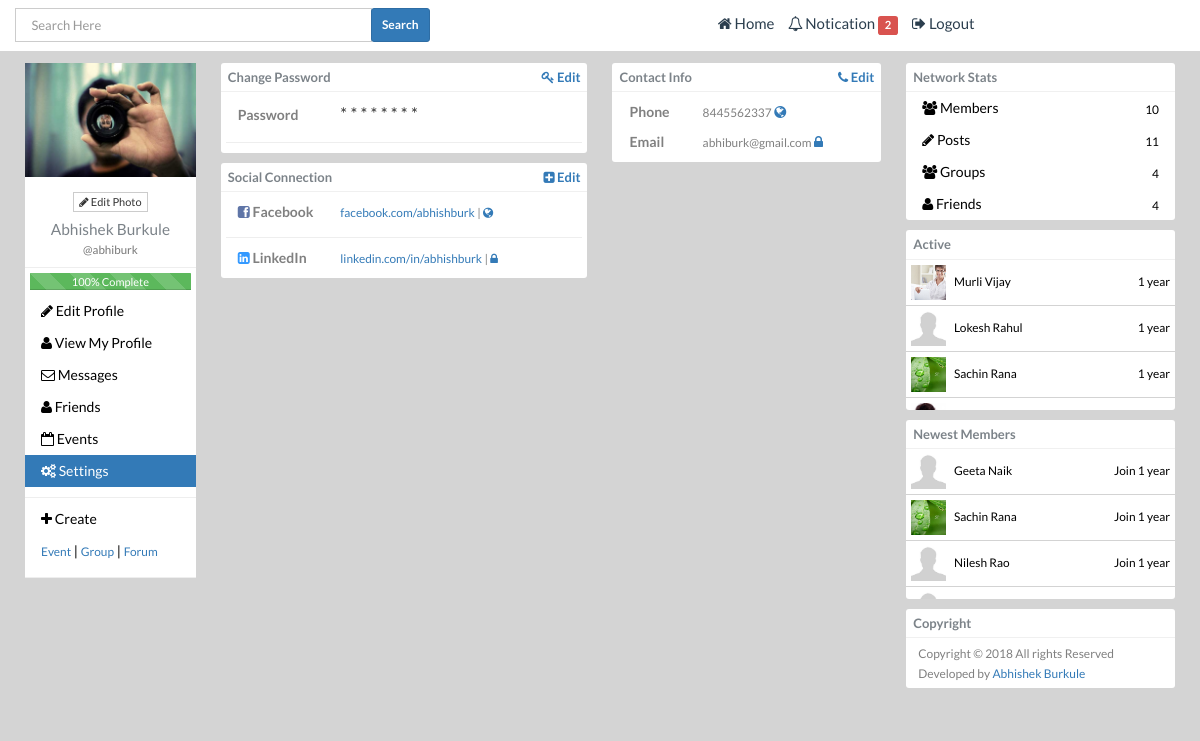
Screenshot of /setting.php (signed in) with the database file from the repository.
### tables this page shows
CREATE TABLE `users` (
  `userID` int(12) NOT NULL,
  `firstName` varchar(256) NOT NULL,
  `lastName` varchar(256) NOT NULL,
  `webName` varchar(256) DEFAULT NULL,
  `userImg` varchar(256) DEFAULT NULL,
  `userEmail` varchar(256) NOT NULL,
  `emailPrivacy` varchar(12) NOT NULL DEFAULT 'Only Me',
  `birthday` date NOT NULL,
  `gender` varchar(256) NOT NULL,
  `userPhone` varchar(12) DEFAULT NULL,
  `phonePrivacy` varchar(12) NOT NULL DEFAULT 'Only Me',
  `userPass` varchar(256) NOT NULL,
  `tempPassword` int(12) NOT NULL DEFAULT '1',
  `verificationCode` varchar(256) DEFAULT NULL,
  `createTime` varchar(256) NOT NULL,
  `updateTime` varchar(256) DEFAULT NULL
);

CREATE TABLE `user_social_con` (
  `usocialconID` int(12) NOT NULL,
  `userID` int(12) NOT NULL,
  `fb_name` varchar(256) DEFAULT NULL,
  `fb_privacy` int(2) NOT NULL DEFAULT '0',
  `in_name` varchar(256) DEFAULT NULL,
  `in_privacy` int(2) DEFAULT '0',
  `createTime` int(12) NOT NULL,
  `updateTime` int(12) DEFAULT NULL
);

CREATE TABLE `user_active` (
  `u_activeID` int(12) NOT NULL,
  `userID` int(12) NOT NULL,
  `activeTime` varchar(256) NOT NULL
);

### config.php (called while the page is built, shortened)
<?php
$host = 'localhost';
$username = 'root';
$password = '';
$database = 'alumini';
$dbconfig = mysqli_connect($host,$username,$password,$database);
$name="CONCAT(firstName,' ',lastName) AS name";
$userid = isset($_SESSION['userid']) ? $_SESSION['userid'] : '';
$sql_user=mysqli_query($dbconfig,"SELECT *,$name
FROM users AS u LEFT JOIN users_edu USING (userID) LEFT JOIN user_workplace USING (userID) LEFT JOIN user_social_con USING (userID)
WHERE u.userID='".$userid."'") or die(mysqli_error());
$user=mysqli_fetch_assoc($sql_user);
?>

### setting.php (the view, shortened to what this page needs)
<?php include 'config.php'; ?>
<!DOCTYPE html>
<html>
<head>
<link href="assets/css/bootstrap.css" rel='stylesheet' type='text/css' />
<link href="assets/css/style.css" rel="stylesheet" type="text/css" media="all" />
<?php include 'includes/stylesheets.php'; ?>
</head>
<body>
<?php  include 'includes/header.php'; ?>
<div class="container">
	<div class="total-info">
	<?php include 'includes/left_panel.php';  ?>
    <div class="col-md-4 grid_2">
        <div class="white-area">
        	<h5>Change Password <a href="javascript:void(0);" rel="Password" class="fright click_edit"><i class="icon-key"></i> Edit</a> </h5>
        </div>
        <div class="hire-me">
            <ul class="cute ">
              <div class="showPassword">
                <li class="sub"><label class="grey">Password</label> <span style="font-size: 17px;">* * * * * * * * </span> </li><hr>
              </div>
            </ul>
        </div><div class="div-title"></div>
        <div class="white-area">
            <h5>Social Connection
            <a href="javascript:void(0);" rel="SocialCon" class="fright click_edit"><i class="icon-plus-sign-alt "></i> Edit</a> </h5>
        </div>
        <div class="hire-me">
            <ul class="cute ">
                <div class="showSocialCon" id="show">
                    <li class="sub">
                        <label class="grey"><i class="icon-facebook-sign" style="color:#5F75A7"></i> Facebook</label>
                        <small class="grey">
                        <?php if($user['fb_name']==''){echo 'Facebook Username Not Set';}else{ ?>
                        <a href="http://facebook.com/<?php echo $user['in_name']; ?>" target="target_blank">facebook.com/<?php echo $user['fb_name']; ?></a>
                        | <?php if($user['fb_privacy']=='0') {echo '<a title="Only Me"><i class="icon-lock"></i></a>';}
                          else{echo '<a title="Public"><i class="icon-globe"></i></a>';}   } ?>
                        </small>
                    </li><hr>
                    <li class="sub">
                        <label class="grey"><i class="icon-linkedin-sign" style="color:#39F"></i> LinkedIn</label> <small class="grey">
                        <?php if($user['in_name']==''){echo 'LinkedIn Username Not Set';}else{?>
                        <a href="http://linkedin.com/in/<?php echo $user['in_name']; ?>" target="target_blank">linkedin.com/in/<?php echo $user['in_name']; ?></a>
                        | <?php if($user['in_privacy']=='0') {echo '<a title="Only Me"><i class="icon-lock"></i></a>';}
                          else{echo '<a title="Public"><i class="icon-globe"></i></a>';}   } ?>
                        </small>
                    </li>
                </div>
            </ul>
        </div><div class="div-title"></div>
    </div>
    <div class="col-md-3 grid_2">
        <div class="white-area hideContact_for_wp">
            <h5>Contact Info
            <a href="javascript:void(0);" rel="Contact" class="fright click_edit"><i class="icon-phone"></i> Edit</a> </h5>
        </div>
        <div class="hire-me hideContact_for_wp">
            <ul class="cute">
               <div class="showContact">
               		<li>
                    	<label class="grey">Phone</label> <small class="grey">
						<?php if($user['userPhone']==''){echo 'Phone No.Not Available';}else
                        {echo $user['userPhone'];} ?></small>
                          <a class="clickShow" rel="Privacy" title="<?php echo $user['phonePrivacy']; ?>" href="javascript:void(0);">
                          <?php if($user['phonePrivacy']=='Only Me') {echo '<i class="icon-lock"></i>';}
                          else{echo '<i class="icon-globe"></i>';} ?>
                          </a>
                    </li>
                    <li>
                    	 <label class="grey">Email</label> <small class="grey"><?php  echo $user['userEmail']; ?></small>
                          <a class="clickShow" rel="EmailPrivacy" title="<?php echo $user['emailPrivacy']; ?>" href="javascript:void(1);">
                          <?php if($user['emailPrivacy']=='Only Me') {echo '<i class="icon-lock"></i>';}
                          else{echo '<i class="icon-globe"></i>';} ?>
                          </a>
                    </li>
               </div>
            </ul>
        </div>
    </div>
    <?php include 'includes/right_panel.php'; ?>
<div class="clearfix"></div>
</div>
</body>
</html>

### includes/left_panel.php (shortened to what this page needs)
<div class="col-md-2 grid_1" >
   <div class="about text-center hide_profile_menu">
        <form action="manipulates/update_profile_photo.php" method="post" enctype="multipart/form-data">
            <div class="fileupload fileupload-new" data-provides="fileupload">
            	<img class="profile-img fileupload-new" src="<?php if($user['userImg']==''){echo 'images/default.jpg';}else {
            	echo 'uploads/'.$user['userImg']; } ?>" alt="" />
                <span class="btn btn-file btn btn-default btn-xs ">
                    <span class="fileupload-new "><i class="icon-pencil"></i> Edit Photo</span>
                </span>
            </div>
        </form>
        <h4><?php echo $user['name']; ?></h4>
        <h4><small><?php if($user['webName']!=''){echo '@'; echo $user['webName'];} ?></small></h4><hr>
        <ul class="listing">
          <?php
		  	$sql_total=mysqli_query($dbconfig,"SELECT firstName,lastName,webName,userImg,birthday,gender,userPhone,
			instituteName,courseName,branchName,joinDate,(passoutDate or currentlystudying)
			,companyName,position,startDate,(endDate or currentlyworking)
			FROM users LEFT JOIN users_edu USING (userID) LEFT JOIN user_workplace USING (userID) ");
			$row_total=mysqli_num_fields($sql_total);
			$sql_fill=mysqli_query($dbconfig,"SELECT count(firstName)+count(lastName)+ count(webName)+count(userImg)+
			count(birthday)+count(gender)+count(userPhone)
			+count(instituteName)+count(courseName)+count(branchName)+count(joinDate)+(count(passoutDate) OR count(currentlystudying))
			+count(companyName)+count(position)+count(startDate)+(count(endDate) OR count(currentlyworking))
			FROM users AS u LEFT JOIN users_edu USING (userID) LEFT JOIN user_workplace AS wp USING (userID)
			WHERE u.userID='".$userid."' GROUP BY wp.workID");
			$row_fill=mysqli_fetch_assoc($sql_fill);
			$fill= implode($row_fill);
			$percentage=($fill*100)/$row_total;
			$percentage= round($percentage);
		  ?>
          <li>
          	<div class="progress progress-striped active">
				<div class="<?php if($percentage<'50'){ echo 'progress-bar progress-bar-danger';}
				if($percentage>='50' & $percentage<='75') {echo 'progress-bar';}if($percentage>'75'){ echo 'progress-bar progress-bar-success';} ?>"
                role="progressbar" aria-valuenow="60" aria-valuemin="0" aria-valuemax="100" style="width: <?php echo $percentage; ?>%;">
                <span class="sr-only"> <?php echo $percentage; ?>% Complete</span>
				</div>
	        </div>
          </li>
          <a class="profile-list" href="editprofile.php">
              <li class="subitem <?php if(basename($_SERVER['SCRIPT_NAME'])=='editprofile.php'){ ?>profile_active <?php } ?>">
              <i class="icon-pencil"></i></i> Edit Profile
              </li>
          </a>
          <a class="profile-list" href="<?php echo "user/".$user['userID']."";?>">
              <li class="subitem <?php if(basename($_SERVER['SCRIPT_NAME'])=='user.php'){ ?>profile_active <?php } ?>">
              <i class="icon-user"></i></i> View My Profile
              </li>
          </a>
          <a class="profile-list" href="chats.php">
              <li class="subitem <?php if(basename($_SERVER['SCRIPT_NAME'])=='chats.php'){ ?>profile_active <?php } ?>">
              <i class="icon-envelope-alt "></i> Messages <span id="msg_count"></span>
              </li>
          </a>
          <a class="profile-list" href="friends.php">
              <li class="subitem <?php if(basename($_SERVER['SCRIPT_NAME'])=='friends.php'){ ?>profile_active <?php } ?>">
              <i class="icon-user"></i> Friends
              </li>
          </a>
          <a class="profile-list" href="event/myevents">
              <li class="subitem <?php if(basename($_SERVER['SCRIPT_NAME'])=='createevent.php'){ ?>profile_active <?php } ?>">
              <i class="icon-calendar-empty "></i> Events </li>
          </a>
          <a class="profile-list" href="setting.php">
              <li class="subitem <?php if(basename($_SERVER['SCRIPT_NAME'])=='setting.php'){ ?>profile_active <?php } ?>">
              <i class="icon-cogs"></i> Settings </li>
          </a>
          <hr />
          <li class="subitem_no_deco"><i class="icon-plus"></i> Create</li>
             <li class="subitem_no_deco" > <a class="profile-list" href="create/event/form"><small>Event</small> </a> |
             <a class="profile-list" href="create/group"><small>Group</small></a> |
             <a class="profile-list" href="forum.php"><small>Forum</small></a>
          </li><hr />
        </ul>
   </div><div class="div-title"></div>
   </div>
</div>
<div class="center-div">

### includes/right_panel.php (shortened to what this page needs)
</div>
<div class="col-md-3 grid_3 mydiv">
    	<div class="white-area"><h5>Network Stats</h5></div>
    <div class="profile_container">
    	<?php
		$count_groups=mysqli_num_rows(mysqli_query($dbconfig,"SELECT * FROM user_groups"));
		$count_posts=mysqli_num_rows(mysqli_query($dbconfig,"SELECT * FROM posts"));
		$count_friends=mysqli_num_rows(mysqli_query($dbconfig,"SELECT * FROM my_friends WHERE userID=".$userid." or friendWith=".$userid." "));
		$count_mem=mysqli_num_rows(mysqli_query($dbconfig,"SELECT * FROM users"));
		?>
        <ul class="listing">
          <li class="subitem">
          <span class="full">
          <i class="icon-group"></i> Members <small class="floatright"><?php echo $count_mem; ?></small></li>
          <li class="subitem"><i class="icon-pencil"></i> Posts <small class="floatright"><?php echo $count_posts; ?></small></li>
          <li class="subitem"><i class="icon-group"></i> Groups <small class="floatright"><?php echo $count_groups; ?></small></li>
          <li class="subitem"><i class="icon-user"></i> Friends <small class="floatright"><?php echo $count_friends; ?></small></li>
        </ul>
          <link rel="stylesheet" type="text/css" href="css/jquery-ui.css">
       </div><div class="div-title"></div>
        <div class="white-area"><h5>Active</h5></div>
        <div class="profile_container scroll1">
            <ul class="listing">
            <?php
			$sql_online=mysqli_query($dbconfig,"SELECT (time),t.* FROM ( (SELECT $name,userImg,u.userID,session_time AS time FROM user_session AS s
				LEFT JOIN users AS u ON s.userID=u.userID
                WHERE s.userID!='".$userid."' ORDER BY session_time DESC)
				UNION
				(SELECT $name,userImg,u.userID,activeTime as time FROM user_active AS a LEFT JOIN users AS u ON a.userID=u.userID
                WHERE a.userID!='".$userid."' ORDER BY activeTime DESC LIMIT 7)) AS t ORDER BY time DESC ") or die(mysqli_error($dbconfig));
                $count_online=mysqli_num_rows($sql_online);
                if($count_online==0){echo '<small class="grey" style="padding:5px;">0 user online</small>';}else {
                while($online_user=mysqli_fetch_assoc($sql_online)){
			?>
            <a href="message/<?php echo $online_user['userID']; ?>" class="grey">
              <li class="subitem_grey" style="padding:5px; ">
                    <img src="<?php if($online_user['userImg']==''){echo 'images/default.jpg';}else {
                    echo 'uploads/'.$online_user['userImg']; } ?>" alt="User Avatar" class="recent_chat">
                  <small class="" style="margin-left: 5px;">
				    <?php echo $online_user['name']; ?>
                  </small>
                  <small class="" style="float:right; margin-top:8px;">
                   <?php
					$sql_session=mysqli_query($dbconfig,"SELECT * FROM user_session WHERE userID='".$online_user['userID']."'");
					$check_active=mysqli_num_rows($sql_session);
					$sql_active=mysqli_query($dbconfig,"SELECT * FROM user_active WHERE userID='".$online_user['userID']."' ");
					$row_active=mysqli_fetch_assoc($sql_active);
				   if($check_active==true){echo '<small class="btn btn-success btn-xs btn-circle"></small>';}
			  else {
		 	  echo "" . humanTiming( $row_active['activeTime'] ). ""; }?>
                  </small>
              </li>
              </a>
              <?php }} ?>
             </ul>
        </div><div class="div-title">
 		<small class="floatright" style="margin-top:-5px;"> </small></div>
        <div class="white-area"><h5>Newest Members</h5></div>
        <div class="profile_container scroll1">
            <ul class="listing">
            <?php
            $sql_newest_mem=mysqli_query($dbconfig,"SELECT *,$name FROM users WHERE users.userID!='".$userid."'
            ORDER BY userID DESC LIMIT 10");
            while($row_newest_mem=mysqli_fetch_assoc($sql_newest_mem)){
            ?>
            <a href="<?php if($row_newest_mem['webName']==''){echo 'user/'.$row_newest_mem["userID"].'';}else{ echo 'user/'.$row_newest_mem["webName"].'';}  ?>" class="grey">
              <li class="subitem_grey" style="padding:5px; ">
                    <img src="<?php if($row_newest_mem['userImg']==''){echo 'images/default.jpg';}else {
                    echo 'uploads/'.$row_newest_mem['userImg']; } ?>" alt="User Avatar" class="recent_chat">
                  <small class="" style="margin-left: 5px;">
				    <?php echo $row_newest_mem['name']; ?>
                  </small>
                  <small class="" style="float:right; margin-top:8px;">
                   <?php
			 	  echo "Join " . humanTiming( $row_newest_mem['createTime'] ). ""; ?>
                  </small>
              </li>
              </a>
              <?php }?>
             </ul>
        </div> <div class="div-title"></div>
        <div class="white-area"><h5>Copyright</h5></div>
        <div class="profile_container">
            <ul class="cute">
            	<p><li> <small class="grey1"> Copyright &copy; <?php echo date("Y"); ?>  All rights  Reserved <br />
                Developed by <a href="http://facebook.com/abhishburk" target="target_blank">Abhishek Burkule</a></small></li></p>
            </ul>
        </div><div class="div-title"></div>
</div>

### rows the page displays
users: userImg (picture), webName "abhiburk", userPhone "8445562337", userEmail "abhiburk@gmail.com"
user_social_con: fb_name "abhishburk", in_name "abhishburk"
user_active: activeTime "1 year"
user_active: activeTime "1 year"
user_active: activeTime "1 year"
users: name "Geeta Naik", createTime "1 year"
users: userImg (picture), name "Sachin Rana", createTime "1 year"
users: name "Nilesh Rao", createTime "1 year"

### other values shown
$count_noti "2"
$user['name'] "Abhishek Burkule"
$percentage "100"
$count_mem "10"
$count_posts "11"
$count_groups "4"
$count_friends "4"
$online_user['name'] "Murli Vijay"
$online_user['name'] "Lokesh Rahul"
$online_user['name'] "Sachin Rana"
